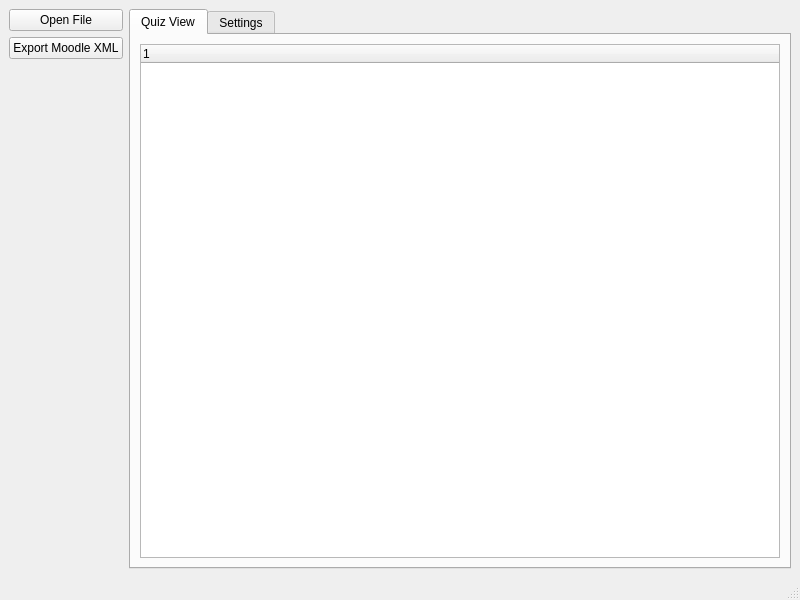
<?xml version="1.0" encoding="UTF-8"?>
<ui version="4.0">
 <class>MainWindow</class>
 <widget class="QMainWindow" name="MainWindow">
  <property name="geometry">
   <rect>
    <x>0</x>
    <y>0</y>
    <width>800</width>
    <height>600</height>
   </rect>
  </property>
  <property name="windowTitle">
   <string>MoodleXMLImage</string>
  </property>
  <widget class="QWidget" name="centralwidget">
   <layout class="QGridLayout" name="gridLayout">
    <item row="0" column="0">
     <layout class="QVBoxLayout" name="verticalLayout">
      <item>
       <widget class="QPushButton" name="openFileButton">
        <property name="text">
         <string>Open File</string>
        </property>
       </widget>
      </item>
      <item>
       <widget class="QPushButton" name="exportButton">
        <property name="text">
         <string>Export Moodle XML</string>
        </property>
       </widget>
      </item>
      <item>
       <spacer name="verticalSpacer">
        <property name="orientation">
         <enum>Qt::Vertical</enum>
        </property>
        <property name="sizeHint" stdset="0">
         <size>
          <width>20</width>
          <height>40</height>
         </size>
        </property>
       </spacer>
      </item>
     </layout>
    </item>
    <item row="0" column="1">
     <widget class="QTabWidget" name="tabWidget">
      <property name="currentIndex">
       <number>0</number>
      </property>
      <widget class="QWidget" name="tab">
       <attribute name="title">
        <string>Quiz View</string>
       </attribute>
       <layout class="QGridLayout" name="gridLayout_2">
        <item row="0" column="0">
         <widget class="QTreeWidget" name="quizView">
          <column>
           <property name="text">
            <string notr="true">1</string>
           </property>
          </column>
         </widget>
        </item>
       </layout>
      </widget>
      <widget class="QWidget" name="tab_2">
       <attribute name="title">
        <string>Settings</string>
       </attribute>
       <layout class="QGridLayout" name="gridLayout_3">
        <item row="1" column="0">
         <widget class="QGroupBox" name="groupBox_2">
          <property name="title">
           <string>Code Settings</string>
          </property>
          <layout class="QGridLayout" name="gridLayout_5">
           <item row="0" column="1">
            <widget class="QComboBox" name="settingsCodeStyle"/>
           </item>
           <item row="0" column="0">
            <widget class="QLabel" name="label_7">
             <property name="text">
              <string>Pygments Code Style</string>
             </property>
            </widget>
           </item>
           <item row="1" column="0">
            <widget class="QCheckBox" name="settingsLineNumbers">
             <property name="text">
              <string>Line Numbers</string>
             </property>
             <property name="checked">
              <bool>true</bool>
             </property>
            </widget>
           </item>
          </layout>
         </widget>
        </item>
        <item row="0" column="0">
         <widget class="QGroupBox" name="groupBox">
          <property name="title">
           <string>Text Settings</string>
          </property>
          <layout class="QGridLayout" name="gridLayout_4">
           <item row="0" column="0">
            <widget class="QLabel" name="label">
             <property name="text">
              <string>Font Name</string>
             </property>
            </widget>
           </item>
           <item row="5" column="0">
            <widget class="QLabel" name="label_6">
             <property name="text">
              <string>Text Color</string>
             </property>
            </widget>
           </item>
           <item row="1" column="1">
            <widget class="QSpinBox" name="settingsFontSize">
             <property name="minimum">
              <number>4</number>
             </property>
             <property name="value">
              <number>16</number>
             </property>
            </widget>
           </item>
           <item row="5" column="1">
            <widget class="QLineEdit" name="settingsTextColor">
             <property name="text">
              <string>white</string>
             </property>
            </widget>
           </item>
           <item row="3" column="0">
            <widget class="QLabel" name="label_4">
             <property name="text">
              <string>Text Width</string>
             </property>
            </widget>
           </item>
           <item row="4" column="0">
            <widget class="QLabel" name="label_5">
             <property name="text">
              <string>Background Color</string>
             </property>
            </widget>
           </item>
           <item row="2" column="0">
            <widget class="QLabel" name="label_3">
             <property name="text">
              <string>Image Width</string>
             </property>
            </widget>
           </item>
           <item row="4" column="1">
            <widget class="QLineEdit" name="settingsBackgroundColor">
             <property name="text">
              <string>midnightblue</string>
             </property>
            </widget>
           </item>
           <item row="3" column="1">
            <widget class="QSpinBox" name="settingsTextWidth">
             <property name="minimum">
              <number>20</number>
             </property>
             <property name="maximum">
              <number>200</number>
             </property>
             <property name="value">
              <number>50</number>
             </property>
            </widget>
           </item>
           <item row="2" column="1">
            <widget class="QSpinBox" name="settingsImageWidth">
             <property name="minimum">
              <number>400</number>
             </property>
             <property name="maximum">
              <number>2000</number>
             </property>
             <property name="value">
              <number>600</number>
             </property>
            </widget>
           </item>
           <item row="1" column="0">
            <widget class="QLabel" name="label_2">
             <property name="text">
              <string>Font Size</string>
             </property>
            </widget>
           </item>
           <item row="0" column="1">
            <widget class="QComboBox" name="settingsFontName">
             <property name="editable">
              <bool>true</bool>
             </property>
            </widget>
           </item>
          </layout>
         </widget>
        </item>
        <item row="2" column="0">
         <widget class="QPushButton" name="previewSettingsButton">
          <property name="text">
           <string>Preview Settings</string>
          </property>
         </widget>
        </item>
       </layout>
      </widget>
     </widget>
    </item>
   </layout>
  </widget>
  <widget class="QMenuBar" name="menubar">
   <property name="geometry">
    <rect>
     <x>0</x>
     <y>0</y>
     <width>800</width>
     <height>22</height>
    </rect>
   </property>
  </widget>
  <widget class="QStatusBar" name="statusbar"/>
 </widget>
 <resources/>
 <connections/>
</ui>
